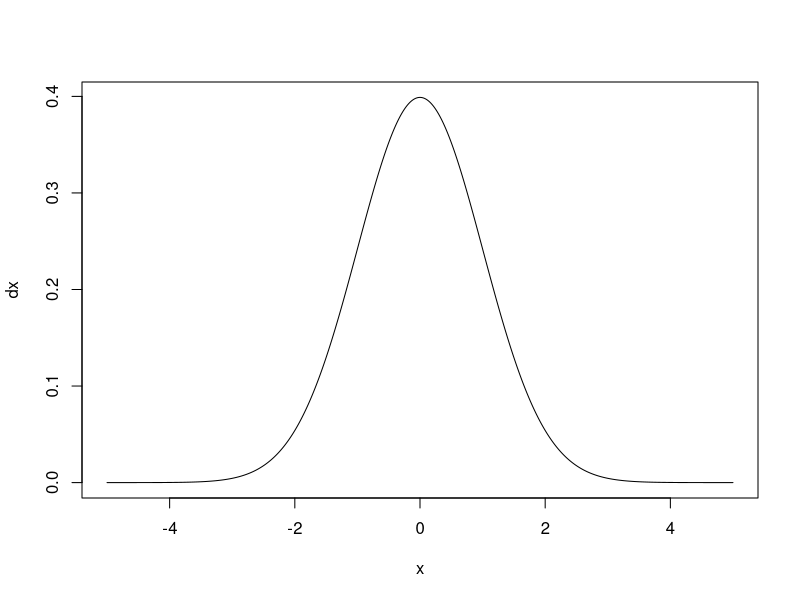
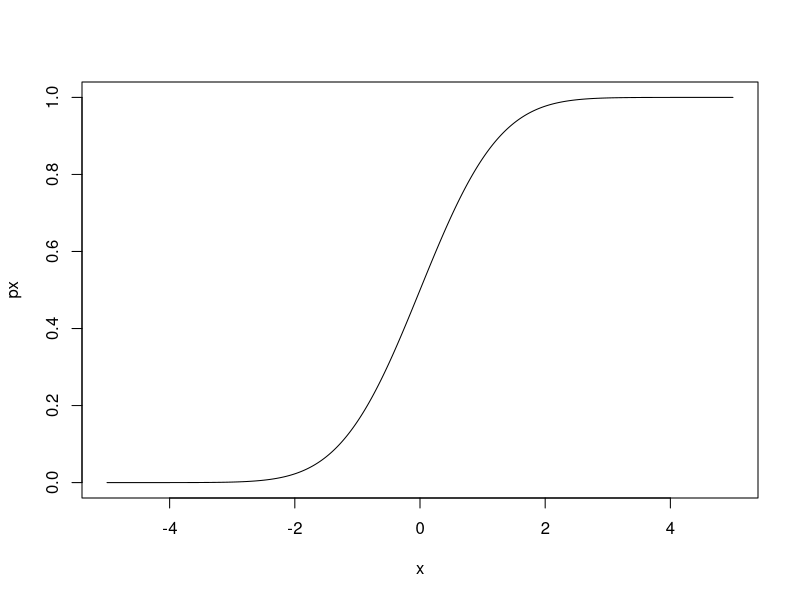
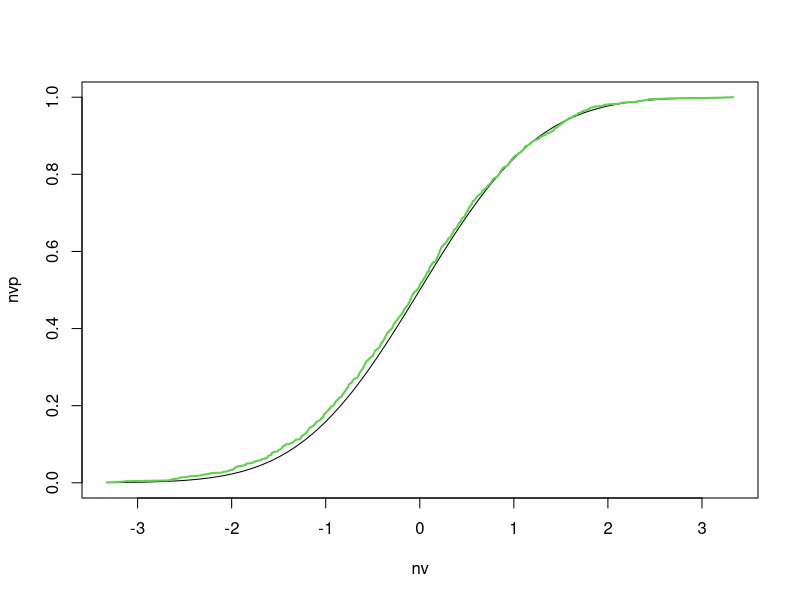
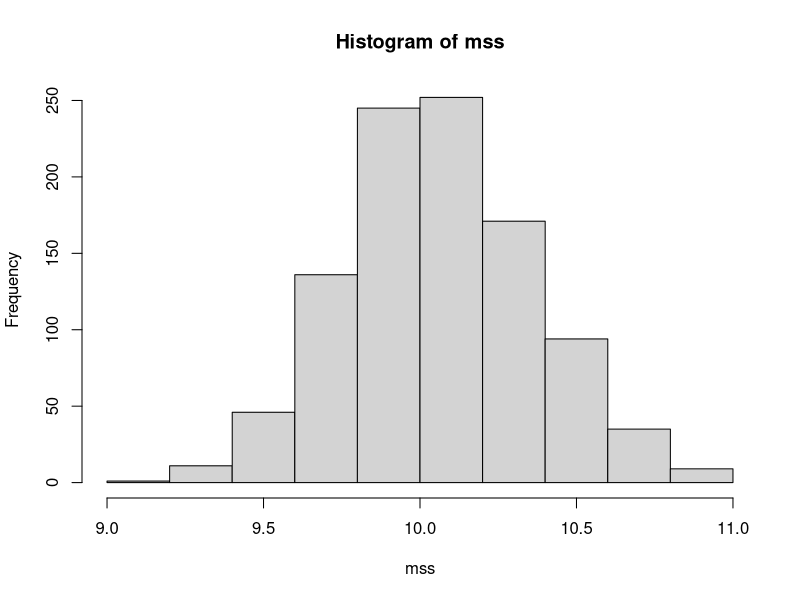
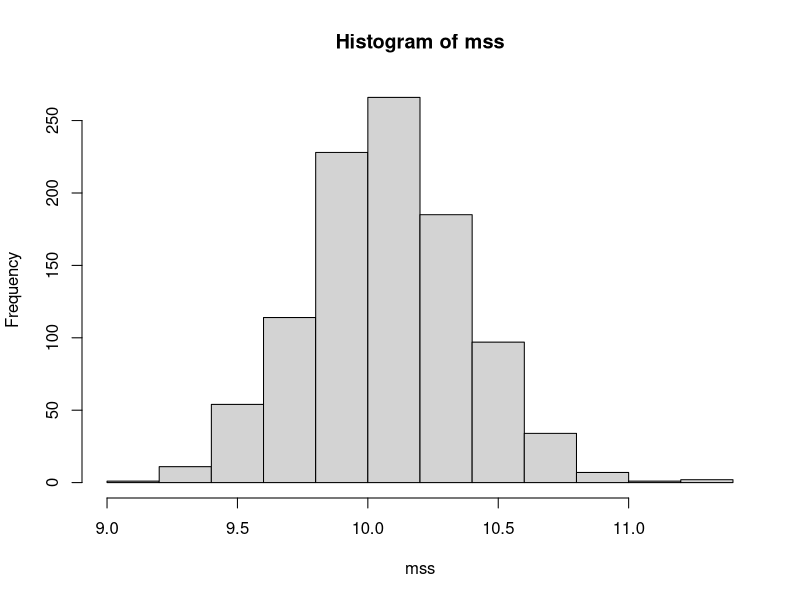
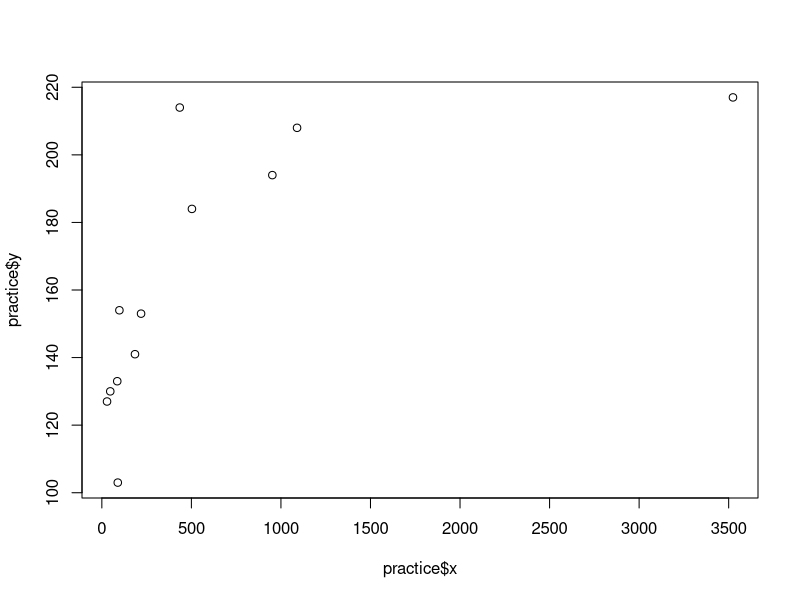
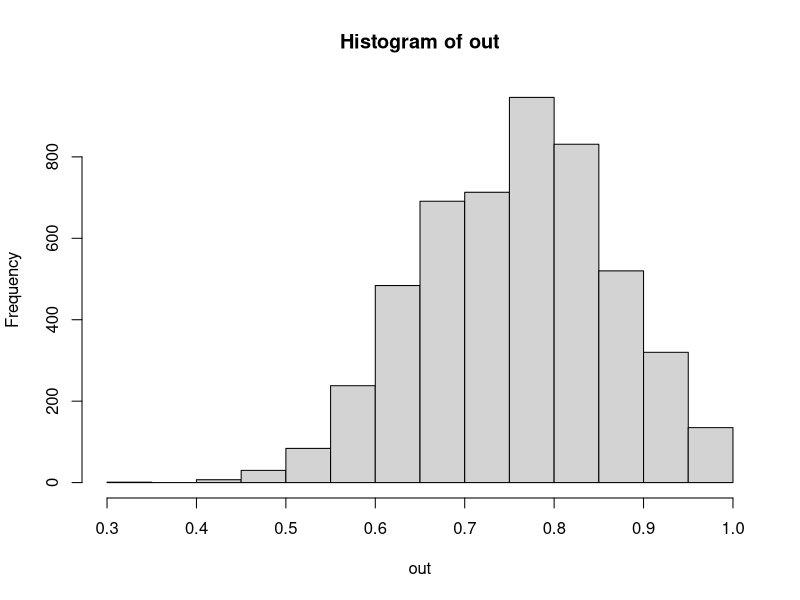
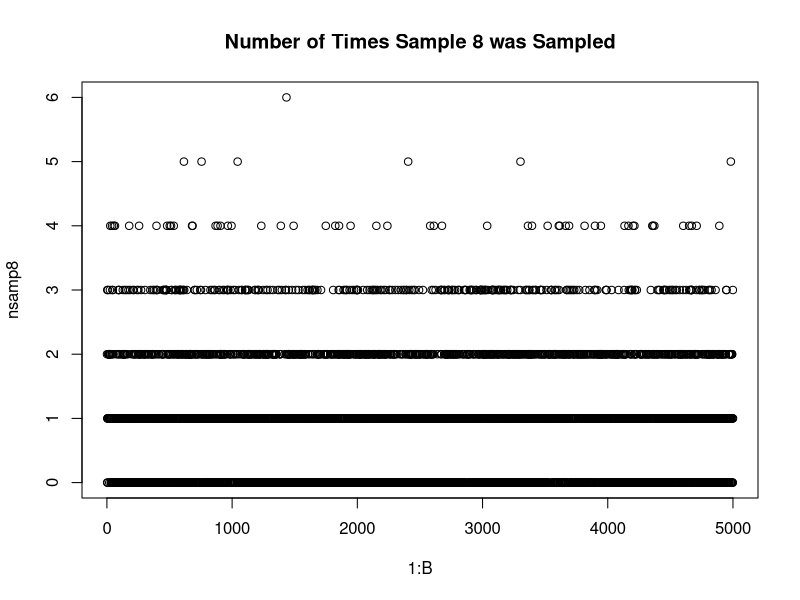

These figures' R source, in order:
## ---- chunk 1
knitr::opts_chunk$set(echo = TRUE, message = F, warning = F)
library(tidyr)
library(purrr)
library(magrittr)
library(dplyr)
library(tibble)
## ---- chunk 2

## ---- chunk 3
#generate ssome random sequence
x <- sort(seq(-5,5,length=1000))
#probability of each value in x
dx <- dnorm(x)
#Density plot of x
plot(x,dx,type='l')
#Probability Distribution
px <- pnorm(x)
#plot of the Probability Distribution
plot(x,px,type='l')
## ---- chunk 4
#simulate 1000 values from the normal distribution and sort them
nv <- sort(rnorm(1000,0,1))
# Obtaining the Distribution Function
nvp <- pnorm(nv)
#plotting the distribution function
plot(nv,nvp,type='l')
##getting the empirical distribution
emnv <- (1:length(nv))/length(nv)
lines(nv,emnv,col=3,lwd=2)
## ---- chunk 5
# A sample of 10 shoe sizes
ss <- c(11.201, 10.035, 11.118, 9.055, 9.434, 9.663, 10.403, 11.662, 9.285,8.84)
#summary statistics of shoe size
mean(ss)
var(ss)
sd(ss)
#variacne of the sample mean
var(ss)/length(ss)
#standard error 
sd(ss)/sqrt(length(ss))
## ---- chunk 6
n <- length(ss)
B <- 1000
mss <- numeric(B)
mss2 <- numeric(B)
#bootstrapping algorithm
set.seed(1000)
for(i in 1:B){
  sams <- sample(ss,n,replace = T)
  mss[[i]] <- mean(sams)
}
#
mean(mss)
#
var(mss)
#
sd(mss)
#or
test <- unlist(map(1:B,function(i){sams <- sample(ss,n,replace = T)
mss2[[i]] <- mean(sams)}))
## ---- chunk 7
hist(mss)
## ---- chunk 8
n <- length(ss)
B <- 1000
mss <- numeric(B)
mss2 <- numeric(B)
#bootstrapping algorithm
set.seed(1000)
for(i in 1:B){
  sams <- rnorm(n,mean(ss),sd(ss))
  mss[[i]] <- mean(sams)
}
#
mean(mss)
#
var(mss)
#
sd(mss)
#or 
test2 <- unlist(map(1:B,function(i){sams <- rnorm(n,mean(ss),sd(ss))
mss2 <- mean(sams)}))
## ---- chunk 9
hist(mss)
## ---- chunk 10
#dataset
practice <- tibble(x=c(29,435,86,1090,219,503,47,3524,185,98,952,89),
                   y=c(127,214,133,208,153,184,130,217,141,154,194,103))
#observed correlation
cor(practice$x,practice$y)
#scatter plot
plot(practice$x,practice$y)
B <- 5000
out <- vector("numeric",B)
nsamp8 <- vector("numeric",B)
for(i in 1:B){
  rs <- sample(1:length(practice$x),length(practice$x),replace = T)
  #number of times observation 8 was sampled
  nsamp8[[i]] <- sum(rs==8)
  #sim <- practice[rs,]
  sim <- practice %>% slice(rs)
  out[[i]] <- cor(sim$x,sim$y)
}
#correlation estimate
mean(out)
#variance of bootstrap replicate
var(out)
#sd of bootstrap replicate
sd(out)
## ---- chunk 11
hist(out)
## ---- chunk 12
#correlation without observation 8
practice2 <- practice %>% filter(x < 2000 & y < 2000)
cor(practice2$x,practice2$y)
#Number of times Observation 8 was sampled
plot(1:B,nsamp8,main='Number of Times Sample 8 was Sampled')
#Correlation vs Number of Times Sample 8 was taken
boxplot(out~factor(nsamp8),col=5)
## ---- chunk 13
patchdata <- tibble(placebo = c(9243,9671,11792,13357,9055,6290,12412,18806),
                    old=c(17649,12013,19979,21816,13850,9806,17208,29044),
                    new=c(16449,14614,17274,23798,12560,10157,16570,26325))
patchdata <- patchdata %>% mutate(y=new-old,z=old-placebo)
observed_estimate <- mean(patchdata$y)/mean(patchdata$z)
## ---- chunk 14
set.seed(500)
B <- 5000
tethas <- vector("numeric",B)
for(i in 1:B){
  drawn <- sample(1:length(patchdata$placebo),replace=T)
  dat <- patchdata %>% slice(drawn)
  tethas[i] <- mean(dat$y)/mean(dat$z)
}
bias <- mean(tethas) - observed_estimate
#distribution of the tethas
hist(tethas,nclass=30,probability = T)
abline(v=observed_estimate,col=2)
abline(v=mean(tethas),col=3,lty=2)
#confidence intervals
quantile(tethas,c(0.025,0.975))
## ---- chunk 15
mousedata <- tibble(z=c(94,197,16,38,99,141,23),
                    y=c(52,104,146,10,51,30,40))
#classical confidence intervals
tethahat <- mean(mousedata$z)
serror <- sd(mousedata$z)/sqrt(length(mousedata$z))
n <- length(mousedata$z)
tethahat + c(-1,1 )*qnorm(0.95)*serror
#bootstrap t
B <- 50000
zs <- numeric(B)
set.seed(5000)
for(i in 1:B){
  sims <- sample(mousedata$z,n,replace = T)
  zs[[i]] <- (mean(sims) - tethahat)/serror
}
#or
fry <- unlist(map(1:B, function(i){sims <- sample(mousedata$z,n,replace = T)
(mean(sims) - tethahat)/serror}))
#lower
tethahat - abs(quantile(zs,0.025))*serror
#higher
tethahat + quantile(zs,0.975)*serror
###
#lower
tethahat - abs(quantile(fry,0.025))*serror
#higher
tethahat + quantile(fry,0.975)*serror
